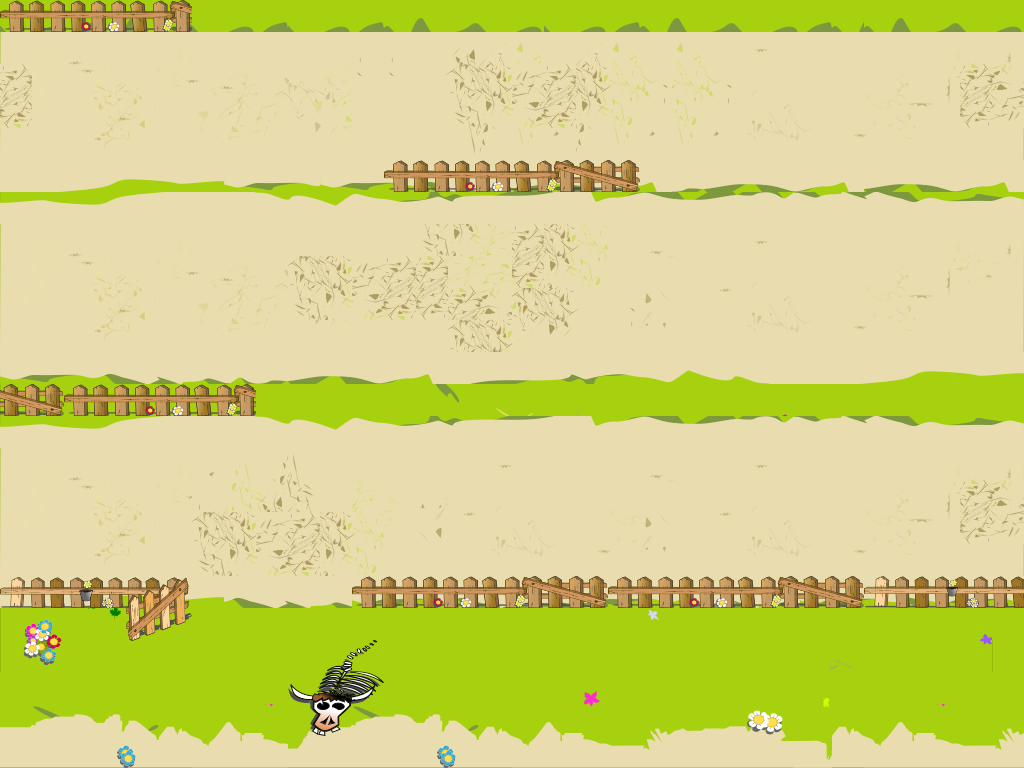

A 2D game scene composited from a Tiled map and its tileset images. What follows is a short description and the map's XML, with each tile layer's data collapsed to a summary:
An orthogonal 32x24 tile map with 32x32 px tiles, 4 tile layers (terreno, margem, road, colisao), 10 tilesets.

<map version="1.0" orientation="orthogonal" renderorder="left-up" width="32" height="24" tilewidth="32" tileheight="32" nextobjectid="1">
 <tileset firstgid="1" name="grama2" tilewidth="32" tileheight="32" tilecount="1" columns="1">
  <image source="../map_104/grama2.png" width="32" height="32" />
 </tileset>
 <tileset firstgid="2" name="cerca_frente_fechada" tilewidth="32" tileheight="32" tilecount="8" columns="8">
  <image source="../map_104/cerca_frente_fechada.png" width="257" height="32" />
 </tileset>
 <tileset firstgid="10" name="cerca_direita_fechada" tilewidth="32" tileheight="32" tilecount="10" columns="1">
  <image source="../map_104/cerca_direita_fechada.png" width="32" height="320" />
 </tileset>
 <tileset firstgid="20" name="cerca_esquerda_fechada" tilewidth="32" tileheight="32" tilecount="10" columns="1">
  <image source="../map_104/cerca_esquerda_fechada.png" width="32" height="320" />
 </tileset>
 <tileset firstgid="54" name="cerca_frente_geral" tilewidth="32" tileheight="32" tilecount="5" columns="5">
  <image source="../map_104/cerca_frente_geral.png" width="190" height="32" />
 </tileset>
 <tileset firstgid="59" name="cerca_frente_aberta" tilewidth="32" tileheight="32" tilecount="12" columns="6">
  <tileoffset x="0" y="1" />
  <image source="../map_104/cerca_frente_aberta.png" width="192" height="64" />
 </tileset>
 <tileset firstgid="73" name="estrada1BarroHoriz" tilewidth="32" tileheight="32" tilecount="128" columns="32">
  <image source="../map_104/estrada1BarroHoriz.png" width="1024" height="128" />
 </tileset>
 <tileset firstgid="201" name="terreno" tilewidth="32" tileheight="32" tilecount="768" columns="32">
  <image source="../map_104/terreno.png" width="1024" height="768" />
 </tileset>
 <tileset firstgid="1005" name="skull" tilewidth="32" tileheight="32" tilecount="12" columns="3">
  <image source="skull.png" width="96" height="96" />
 </tileset>
 <tileset firstgid="1017" name="skull2" tilewidth="32" tileheight="32" tilecount="2" columns="2">
  <image source="skull2.png" width="64" height="32" />
 </tileset>
 <layer name="terreno" width="32" height="24">
  <data>[768 cells, 768 non-empty, 700 distinct tile ids]</data>
 </layer>
 <layer name="margem" width="32" height="24">
  <data>[768 cells, 230 non-empty, 59 distinct tile ids]</data>
 </layer>
 <layer name="road" width="32" height="24">
  <data>[768 cells, 384 non-empty, 127 distinct tile ids]</data>
 </layer>
 <layer name="colisao" width="32" height="24">
  <data>[768 cells, 56 non-empty, 26 distinct tile ids]</data>
 </layer>
</map>
